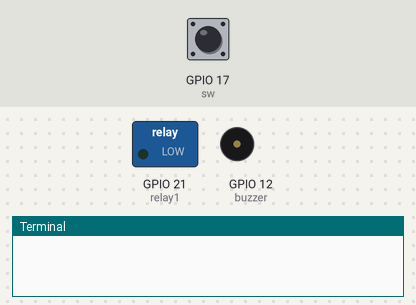
The program below on a simulated Raspberry Pi (BCM pin numbers). On the bench: switched loads named in the program (green lamp = pin HIGH), buzzer (waves = sounding, pin HIGH), the last lines printed to the terminal. Inputs (shaded band) come from the test bench; at power-on: GPIO 17 (sw) HIGH.

Above: at 1.2 s.
1.3 s: GPIO 17 (sw) pulled LOW for 3.2 s
At 5.2 s:
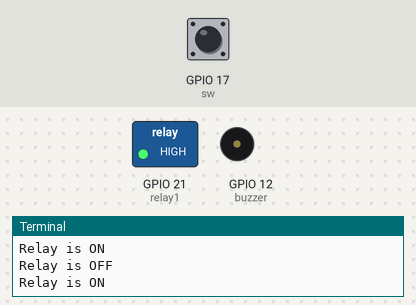
6.0 s: GPIO 17 (sw) pulled LOW for 0.15 s
At 6.4 s:
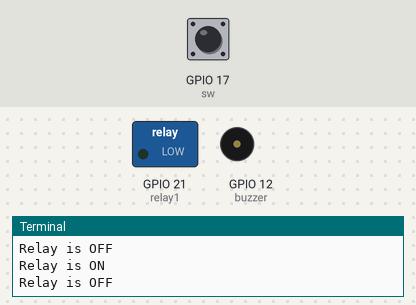
Timing chart, 0 to 9.0 s (numbered marks = the images above; inputs shaded):
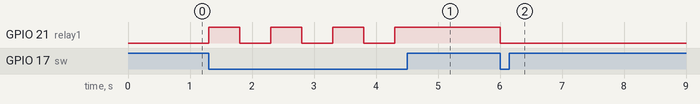

The program:

switch_with_led.py
```python
import RPi.GPIO as GPIO
import time

# Set up GPIO
GPIO.setmode(GPIO.BCM)
GPIO.setwarnings(False)
buzzer = 12
relay1 = 21
sw = 17

# Set up GPIO pins
GPIO.setup(buzzer, GPIO.OUT)
GPIO.setup(relay1, GPIO.OUT)
GPIO.setup(sw, GPIO.IN, pull_up_down=GPIO.PUD_UP)  # Use pull-up resistor for the button

# Initialize relay state
relay_state = False

# Toggle function for relay
def toggle_relay():
    global relay_state
    relay_state = not relay_state  # Toggle the state
    GPIO.output(relay1, GPIO.HIGH if relay_state else GPIO.LOW)
    print(f"Relay is {'ON' if relay_state else 'OFF'}")

# Main loop
try:
    while True:
        button_state = GPIO.input(sw)

        if button_state == GPIO.LOW:  # Button is pressed (assuming active-low)
            toggle_relay()
            time.sleep(0.5)  # Debounce delay to prevent multiple toggles
finally:
    GPIO.cleanup()
```

Measured:
- after the input at 1.3 s, GPIO 21 (relay1): alternates HIGH for 0.50 s and LOW for 0.50 s, 7 changes in all, then stays HIGH, starting at once
- after the input at 6.0 s, GPIO 21 (relay1): HIGH → LOW at once
